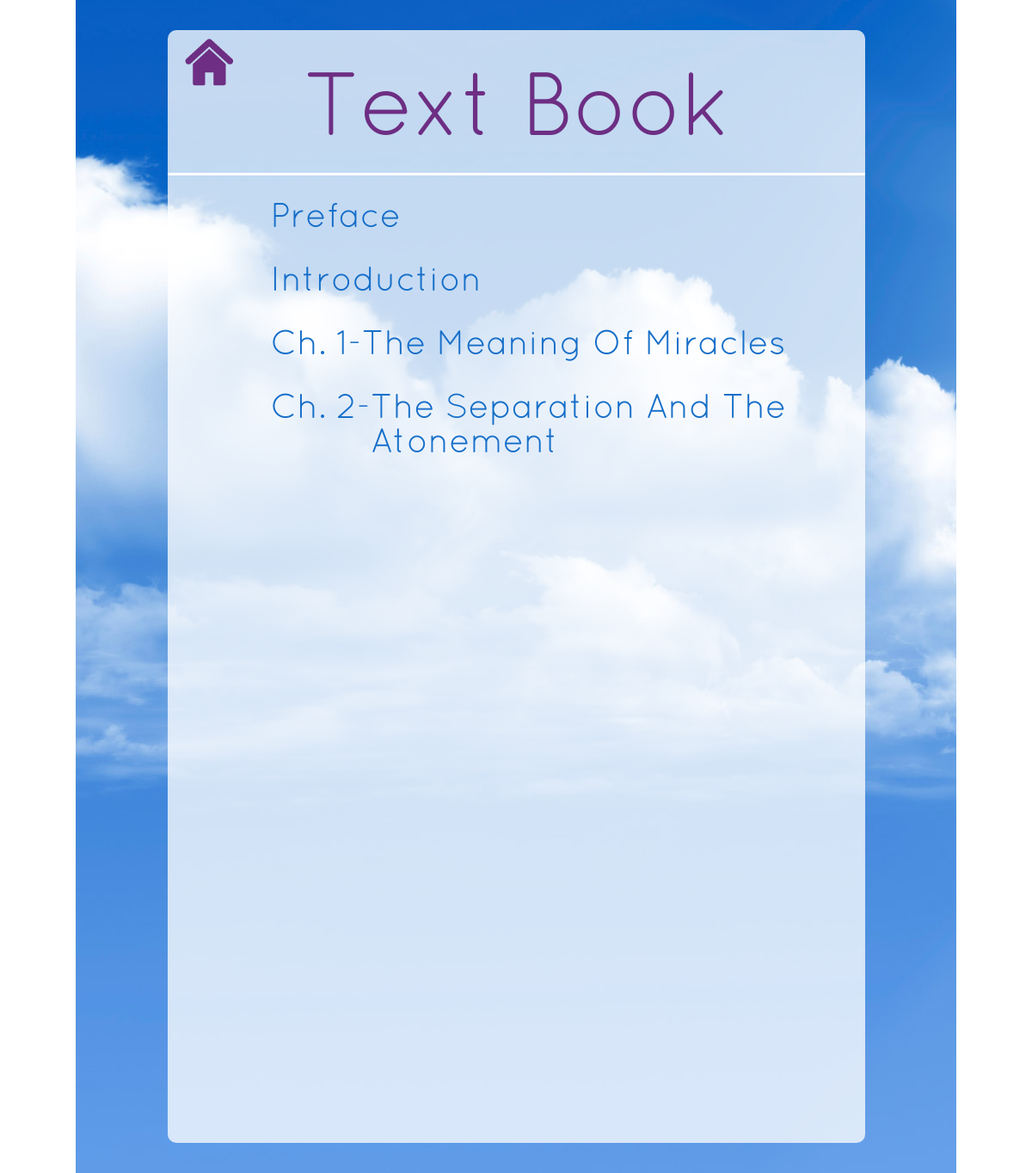
Page /acim/main_page.php?bookid=1 on the committed database.
### tables this page shows
CREATE TABLE IF NOT EXISTS `tbl_book` (
  `tbl_book_id` int(11) NOT NULL AUTO_INCREMENT,
  `tbl_book_title` varchar(100) NOT NULL,
  `tbl_book_date` datetime NOT NULL,
  PRIMARY KEY (`tbl_book_id`)
);

CREATE TABLE IF NOT EXISTS `tbl_chapter` (
  `tbl_ch_id` int(11) NOT NULL AUTO_INCREMENT,
  `tbl_ch_bookid` int(11) NOT NULL,
  `tbl_ch_no` int(11) NOT NULL,
  `tbl_ch_name` varchar(100) NOT NULL,
  `tbl_ch_date` datetime NOT NULL,
  PRIMARY KEY (`tbl_ch_id`)
);

### acim/include/db.class.php (called while the page is built, shortened)
<?php
class db {
    private static $db;
    public static function __d($explicit=0) {
        if ($explicit == 1) {
            self::$db = new db(C_DB_HOST, C_DB_UNAME, C_DB_PASSWORD, C_DB_NAME);
        } else if (!isset($db)) {
            self::$db = new db();
        }
        return self::$db;
    }
    public function query($query) {
        if ($res = mysql_query($query))
            return $res;
        else {
            d(mysql_error());
            back_trace();
            d($query);
        }
    }
    public function format_data($result, $field=NULL, $second_field=NULL, $third_field=NULL) {
        $data_array = array();
        if ($result) {
            while ($array = mysql_fetch_assoc($result)) {
                $t = array();
                foreach ($array as $field_name => $value) {
                    $t[$field_name] = ($value);
                }
                if (isset($field)) {
                    if (isset($second_field)) {
                        if (isset($third_field)) {
                            $data_array[$t[$field]][$t[$second_field]][$t[$third_field]] = $t;
                        } else {
                            $data_array[$t[$field]][$t[$second_field]] = $t;
                        }
                    } else {
                        $data_array[$t[$field]][] = $t;
                    }
                } else {
                    $data_array[] = $t;
                }
            }
        }
        return $data_array;
    }
}
function q($query='') {
    $_db = db::__d();
    return $_db->format_data($_db->query($query));
}
function qs($q) {
    $d = q($q);
    if(count($d) > 0){
	   return $d[0];
	} else {
	   return "";
	}
}
?>

### acim/include/common_function.php (called while the page is built, shortened)
<?php
function GetChapterPageNo($bookid,$chid){
   $query = "SELECT tbl_page_no FROM tbl_page WHERE tbl_page_bookid = ".$bookid." AND tbl_page_chid = ".$chid." ORDER BY tbl_page_no ASC limit 1";
   $res = qs($query);
   if(empty($res)){
      return 0;
   }else{
      return $res['tbl_page_no'];
   }
}
?>

### acim/main_page.php (the view, shortened to what this page needs)
<?php
include('include/db.class.php');
include('include/common_function.php');
?>
<!DOCTYPE html>
<html>
<head>
   <link rel="stylesheet" type="text/css" href="css/query.css"/>
   <link rel="stylesheet" type="text/css" href="css/custom.css"/>
	<link rel="stylesheet" href="http://code.jquery.com/mobile/1.2.0/jquery.mobile-1.2.0.min.css">
</head>
<body>
	<div data-role="page">
	   <div data-role="content">
		<div class="inner_bg">
			<div class="content">
			  <div class="home_icon"><a href="home.php"><img src="images/home.png" /></a></div>
			  <?php
				 $query = "SELECT tbl_book_title FROM  tbl_book where tbl_book_id = ".trim($_REQUEST['bookid']);
				 $res = qs($query);
			  ?>
			  <h2><?php echo $res['tbl_book_title']; ?></h2>
			  <div class="chapter">
				<ul>
					<li><a href="javascript:void(0);">Preface</a><div class="cls"></div></li>
					<li><a href="javascript:void(0);">Introduction</a><div class="cls"></div></li>
					<?php
						$query = "SELECT * FROM tbl_chapter where tbl_ch_bookid = ".trim($_REQUEST['bookid']);
						$result = q($query);
						$totql_res = count($result);
						if($totql_res > 0){
						  for($i=0;$i<$totql_res;$i++){
					      $pageno_start = GetChapterPageNo(trim($_REQUEST['bookid']),$result[$i]['tbl_ch_id']);
						  if($pageno_start > 0){
							     $p_q_s = "&pageno=".$pageno_start;
						  }else{
							     $p_q_s = '';
						  }
					 ?>
					        <li><a href="chapter.php?chid=<?php echo $result[$i]['tbl_ch_id'].$p_q_s; ?>" data-ajax="false"><span>Ch. <?php echo $result[$i]['tbl_ch_no'];?>-</span><label><?php echo $result[$i]['tbl_ch_name'];?></label></a><div class="cls"></div></li>
	                 <?php  }
					      }
					 ?>
				</ul>
			  </div>
			</div>
	</div>
	   </div>
	</div>
</body>
</html>

### acim/css/query.css (style rules this page uses)
body, div, dl, dt, dd, ul, ol, li, h1, h2, h3, h4, h5, h6, pre, code, form, fieldset, legend, input, textarea, p, blockquote, th, td { margin: 0;padding: 0; }
ul { list-style:none; }
a,a:visited { outline: none;text-decoration: none; }
img { margin: 0;padding: 0;border: 0;outline: 0; }
body { margin: 0;padding: 0;font-family:Arial, Helvetica, sans-serif;font-size: 12px;color:#000;line-height:20px; }
h2 { color:#6d2e83; font-family:QuicksandBook; font-size:58px; line-height:60px; letter-spacing:-2px; margin-bottom:25px;font-weight:600 }
.inner_bg { background: url(../images/inner_bg.jpg) no-repeat center top; padding:35px 0 }
.content { width:811px; background:url(../images/bg_inner.png) repeat 0 0; margin:0 auto; border-radius:10px; height:1294px }
.home_icon { padding:10px 0 0 20px; }
.content h2 { text-align:center; font-weight:normal; font-size:104px; line-height:100px; border-bottom:3px solid #fff; padding:0px 0 20px 0 !important; margin-bottom:0px !important; margin-top:-25px }
.chapter { padding-top:30px }
.chapter ul li { margin-bottom:34px;color:#156ec9; font-size:40px; line-height:40px; font-family:QuicksandBook; padding-left:120px; }
.chapter ul li a { color:#156ec9; display:block }
.chapter ul li span { float:left; display:block; cursor:pointer }
.chapter ul li label { float:left; width:556px; cursor:pointer }
.home_icon { padding:10px 0 0 20px }

### rows in the picture
tbl_book: tbl_book_title "Text Book"
tbl_chapter: tbl_ch_no "1", tbl_ch_name "The Meaning Of Miracles"
tbl_chapter: tbl_ch_no "2", tbl_ch_name "The Separation And The Atonement"
